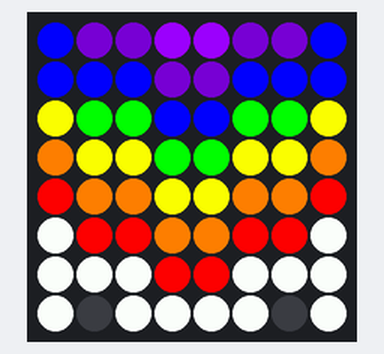
Recording of a program running on a simulated Raspberry Pi (BCM pin numbers) with a Sense HAT. Parts: the Sense HAT's 8×8 RGB LED matrix.

Above: at 0.12 s.

The program:

rainbow_flip.py
```python
from sense_hat import SenseHat
import time

sense = SenseHat()
r = [255, 0, 0]
o = [255, 127, 0]
y = [255, 255, 0]
g = [0, 255, 0]
b = [0, 0, 255]
i = [75, 0, 130]
v = [159, 0, 255]
e = [0, 0, 0] # e is for empty
w = [255, 255, 255]

image = [ w,e,w,w,w,w,e,w,
 w,w,w,r,r,w,w,w,
 w,r,r,o,o,r,r,w,
 r,o,o,y,y,o,o,r,
 o,y,y,g,g,y,y,o,
 y,g,g,b,b,g,g,y,
 b,b,b,i,i,b,b,b,
 b,i,i,v,v,i,i,b ]
sense.set_pixels(image)
while True:
   sense.set_rotation(180)
   time.sleep(0.2)
   sense.set_rotation(0)
   time.sleep(0.2)
```
